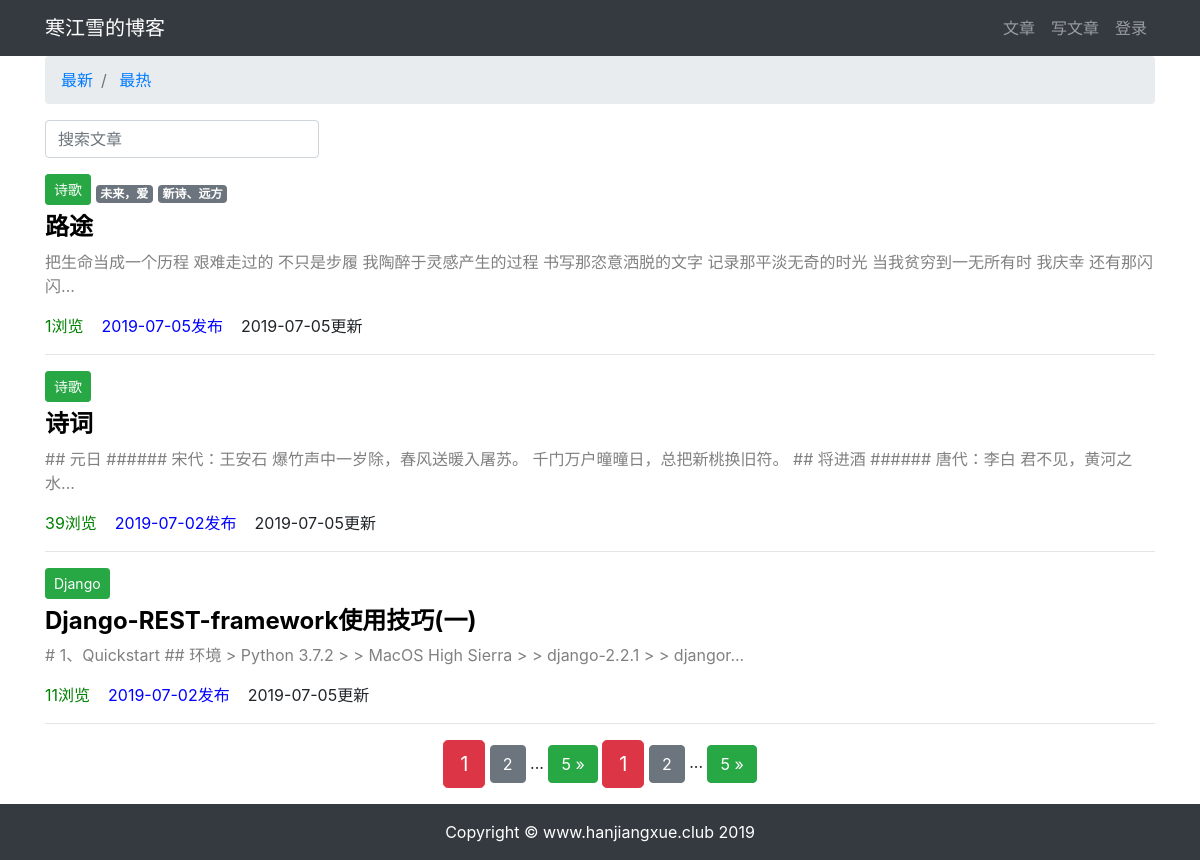
/article/article-list, run on an earlier commit of the app's database.
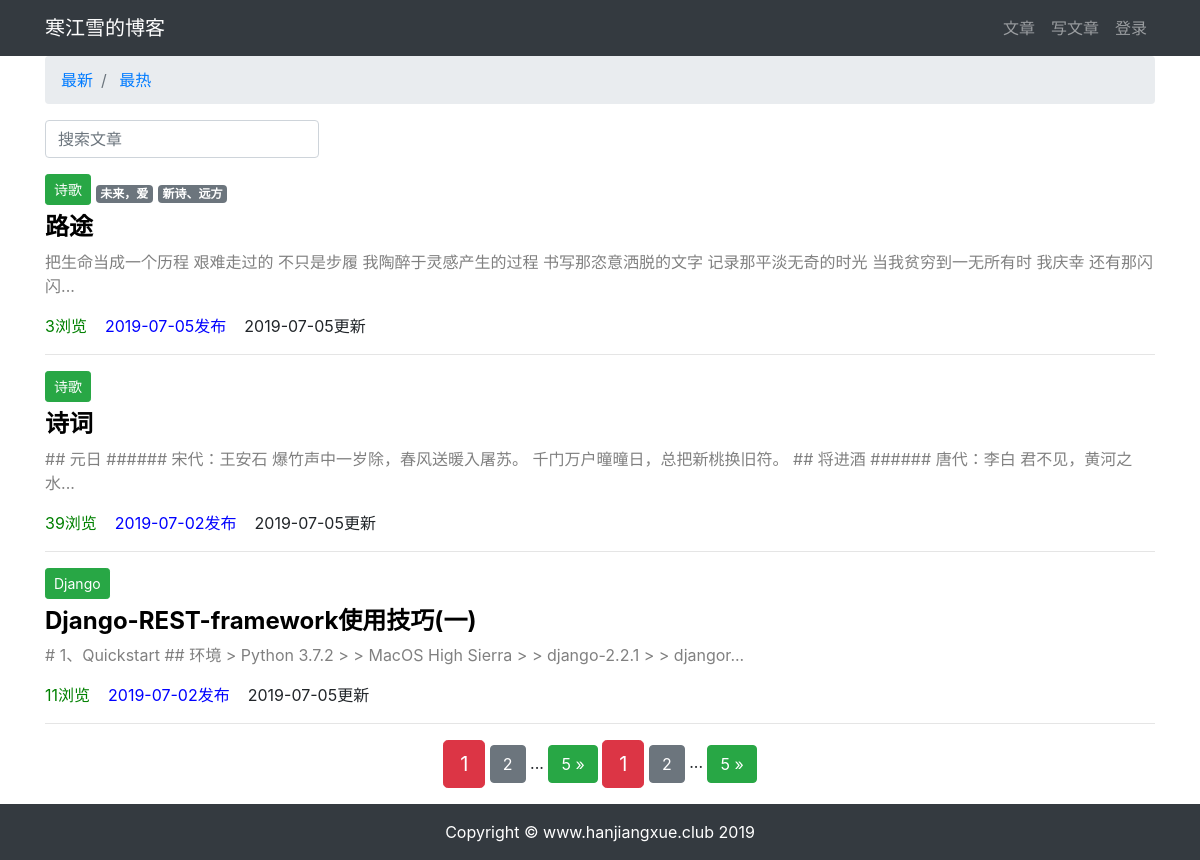
And on a later commit of the database.
### article/models.py (models this page shows, shortened)
class ArticlePost(models.Model):
    author = models.ForeignKey(User, on_delete=models.CASCADE, verbose_name='文章')
    column = models.ForeignKey(ArticleColumn, null=True, blank=True, on_delete=models.CASCADE, related_name='article',
                               verbose_name='栏目')
    tags = TaggableManager(blank=True)
    title = models.CharField(max_length=100, verbose_name='标题')
    body = models.TextField(verbose_name='正文')
    total_views = models.PositiveIntegerField(default=0,verbose_name='浏览量')
    created_time = models.DateTimeField(default=timezone.now, verbose_name='创建时间')
    update_time = models.DateTimeField(auto_now=True, verbose_name='更新时间')
    class Meta:
        ordering = ('-created_time',)  # 注意这里是元组（Tuple）
        verbose_name = "文章"
        verbose_name_plural = '文章'

class ArticleColumn(models.Model):
    title = models.CharField(max_length=200, blank=True, verbose_name='栏目标题')
    created = models.DateTimeField(default=timezone.now, verbose_name='栏目创建时间')
    def __str__(self):
        return self.title
    class Meta:
        verbose_name = '栏目'
        verbose_name_plural = '栏目'

### article/views.py (the view)
# urls.py: path('article-list', views.article_list, name='article_list'),
def article_list(request):
    search = request.GET.get('search')
    order = request.GET.get('order')
    column = request.GET.get('column')
    tag = request.GET.get('tag')
    article_list = ArticlePost.objects.all()
    if search:
        article_list = article_list.filter(
            Q(title__icontains=search)|
            Q(body__icontains=search)
        )
    else:
        search=''
    if column is not None and column.isdigit():
        article_list = article_list.filter(column=column)
    if tag and tag != 'None':
        article_list = article_list.filter(tags__name__in=[tag])
    if order == 'total_views':
        article_list = article_list.order_by('-total_views')
    paginator = Paginator(article_list, 3)
    page = request.GET.get('page')
    articles = paginator.get_page(page)
    context = {'articles': articles,
               'order': order,
               'search': search,
               'column': column,
               'tag': tag,
               }
    return render(request, 'article/list.html', context)

### templates/article/list.html (shortened to what this page needs)
{% extends 'base.html' %}
{% load staticfiles %}
{% block content %}
<div class="container">
    <nav aria-label="breadcrumb">
        <ol class="breadcrumb">
            <li class="breadcrumb-item">
                <a href="{% url 'article:article_list' %}?search={{ search }}&column={{ column }}&tag={{ tag }}">最新</a>
            </li>
            <li class="breadcrumb-item">
                <a href="{% url 'article:article_list' %}?order=total_views&search={{ search }}&column={{ column }}&tag={{ tag }}">最热</a>
            </li>
        </ol>
    </nav>
    <div class="row">
        <div class="col-auto mr-auto">
            <form class="form-inline">
                <input type="text" class="form-control mb-2 mr-sm-2" name="search" placeholder="搜索文章" required>
            </form>
        </div>
    </div>
      <div class="row mt-2">
          {% for article in articles %}
           <div class="col-12">
               {% if article.column %}
                   <button type="button" class="btn btn-sm mb-2 btn-success"   href="{% url 'article:article_list' %}?tag={{ tag }}&column={{ column }} ">{{ article.column }}</button>
               {% endif %}
                <span>
                    {% for tag in article.tags.all %}
                        <a href="{% url 'article:article_list' %}?tag={{ tag }}&column={{ column }}" class="badge badge-secondary">{{ tag }}</a>
                    {% endfor %}
                </span>
               <h4 >
                   <b>
                       <a href="{% url 'article:article_detail' article.pk %}" style="color: black">{{ article.title }}</a>
                   </b>
               </h4>
               <div >
                   <p style="color: gray">{{ article.body|slice:'100' }}...</p>
               </div>
                <P>
                    <span style="color: green">{{ article.total_views }}浏览&nbsp;&nbsp;&nbsp;</span>
                    <span style="color: blue">{{ article.created_time|date:'Y-m-d' }}发布&nbsp;&nbsp;&nbsp;</span>
                    <span style="color: -moz-mac-accentdarkestshadow">{{ article.update_time|date:'Y-m-d' }}更新</span>
                </P>
                <hr>
           </div>
          {% endfor %}
      </div>
    <div class="paginator row">
        <div class="m-auto">
            <span class="step-links">
            <span class="current btn btn-danger btn-lg">{{ articles.number }}</span>
            {% if articles.has_next %}
                <a href="?page={{ articles.next_page_number }}&order={{ order }}&seach={{ search }}&column={{ column }}&tag={{ tag }}" class="btn btn-secondary">{{ articles.next_page_number }}</a>
                <span>...</span>
                <a href="?page={{ articles.paginator.num_pages }}&order={{ order }}&search={{ search }}&column={{ column }}&tag={{ tag }}" class="btn btn-success"> {{ articles.paginator.num_pages }} &raquo;</a>
            {% endif %}
            </span>
            <span class="current btn btn-danger btn-lg">{{ articles.number }}</span>
            {% if articles.has_next %}
                <a href="?page={{ articles.next_page_number }}&order={{ order }}&seach={{ search }}&column={{ column }}&tag={{ tag }}" class="btn btn-secondary">{{ articles.next_page_number }}</a>
                <span>...</span>
                <a href="?page={{ articles.paginator.num_pages }}&order={{ order }}&search={{ search }}&column={{ column }}&tag={{ tag }}" class="btn btn-success"> {{ articles.paginator.num_pages }} &raquo;</a>
            {% endif %}
        </div>
    </div>
</div>
{% endblock content %}

### templates/base.html (shortened to what this page needs)
{% load staticfiles %}
<!DOCTYPE html>
<html lang="en">
<head>
    <link rel="stylesheet" href="{% static 'bootstrap/css/bootstrap.min.css' %}">
    <link rel="stylesheet" href="{% static 'md_css/monokai.css'%}">
</head>
<body>
    {% include 'header.html' %}
    {% block content %} {% endblock content %}
    {% include 'footer.html' %}
</body>
</html>

### templates/header.html (shortened to what this page needs)
{% load staticfiles %}
<nav class="navbar navbar-expand-lg navbar-dark bg-dark">
    <div class="container">
         <a class="navbar-brand" href="#"> 寒江雪的博客</a>
        <div>
            <ul class="navbar-nav">
                <li class="nav-item">
                    <a class="nav-link" href="{% url 'article:article_list' %}">文章</a>
                </li>
                <li class="nav-item">
                    <a class="nav-link" href="{% url "article:article_create" %}">写文章</a>
                </li>
                {% if user.is_authenticated %}
                <li class="nav-item dropdown">
                    <a class="nav-link dropdown-toggle" href="#" id="navbarDropDown" role="button" data-toggle="dropdown" aria-haspopup="true" aria-expanded="false">
                        {{ user.username }}
                    </a>
                    <div class="dropdown-menu" aria-labelledby="navbarDropDown">
                        <a class="dropdown-item" href="{% url 'userprofile:logout' %}">退出登录</a>
                        <a class="dropdown-item" href="#" onclick="user_delete()">删除用户</a>
                        <a class="dropdown-item" href="{% url 'userprofile:edit' user.pk %}">个人信息</a>
                    </div>
                </li>
                {% else %}
                <li class="nav-item">
                    <a class="nav-link" href="{% url 'userprofile:login' %}">登录</a>
                </li>
                {% endif %}
            </ul>
        </div>
    </div>
</nav>

### templates/footer.html
{% load staticfiles %}
<div>
    <br><br><br>
</div>
<footer class="py-3 bg-dark fixed-bottom">
    <div class="container">
        <p class="m-0 text-center text-white">Copyright &copy; www.hanjiangxue.club 2019</p>
    </div>
</footer>

What changed in the data, as far as the page shows it:
changed ArticlePost "路途": total_views "1" → "3"
